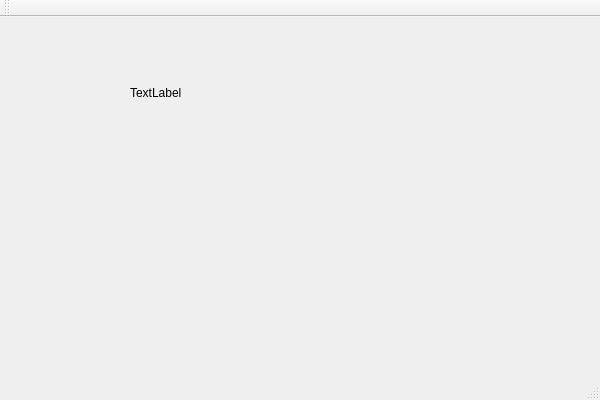
<?xml version="1.0" encoding="UTF-8"?>
<ui version="4.0">
 <class>QtEventClass</class>
 <widget class="QMainWindow" name="QtEventClass">
  <property name="geometry">
   <rect>
    <x>0</x>
    <y>0</y>
    <width>600</width>
    <height>400</height>
   </rect>
  </property>
  <property name="windowTitle">
   <string>QtEvent</string>
  </property>
  <widget class="QWidget" name="centralWidget">
   <widget class="myLabel" name="label">
    <property name="geometry">
     <rect>
      <x>130</x>
      <y>60</y>
      <width>301</width>
      <height>31</height>
     </rect>
    </property>
    <property name="text">
     <string>TextLabel</string>
    </property>
   </widget>
  </widget>
  <widget class="QMenuBar" name="menuBar">
   <property name="geometry">
    <rect>
     <x>0</x>
     <y>0</y>
     <width>600</width>
     <height>18</height>
    </rect>
   </property>
  </widget>
  <widget class="QToolBar" name="mainToolBar">
   <attribute name="toolBarArea">
    <enum>TopToolBarArea</enum>
   </attribute>
   <attribute name="toolBarBreak">
    <bool>false</bool>
   </attribute>
  </widget>
  <widget class="QStatusBar" name="statusBar"/>
 </widget>
 <layoutdefault spacing="6" margin="11"/>
 <customwidgets>
  <customwidget>
   <class>myLabel</class>
   <extends>QLabel</extends>
   <header>myLabel.h</header>
  </customwidget>
 </customwidgets>
 <resources>
  <include location="QtEvent.qrc"/>
 </resources>
 <connections/>
</ui>
